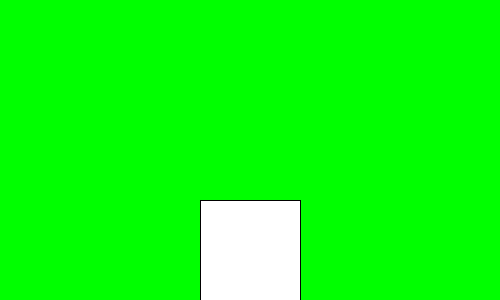
Frame 1 (no input)
Frame 60 (the mouse pressed at the canvas centre just before this capture): identical to frame 1, image omitted
Frame 120 (the mouse held since frame 60 and released just before this capture): identical to frame 1, image omitted

The Processing sketch that drew this single still picture (run headless with seeded random() and noise(); from frame 60 on, the mouse is pressed at the canvas centre):

// Processing sketch: aula08_g2_ex4
// ── aula08_g2_ex4.pde
int conta=0;
void setup(){ size(500,300); }
void draw(){
  background(0,255,0);
  if(conta>5){
  fill(242,214,0);
  }
  println(conta);
  if(mousePressed && mouseButton == RIGHT){ //mousePressed==true
  //RIGHT, LEFT, CENTER
    ellipse(200,200,100,100);
    conta++;
  }else{
    rect(200,200,100,100);
  }
}
